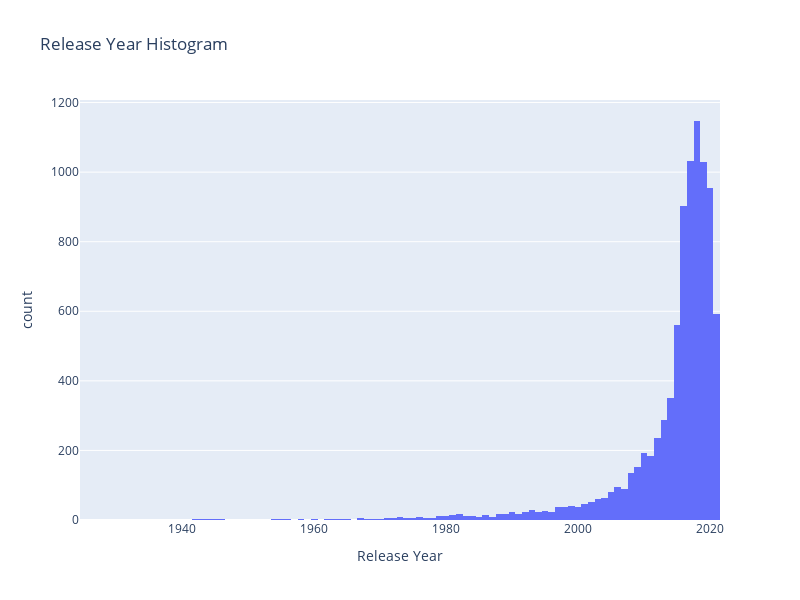

Notebook code cell kept with this figure:
### Code cell
# Create a histogram of the release_year column (plotly)
px.histogram(dataset, x="release_year", title="Release Year Histogram", labels={"release_year": "Release Year"}, height=600, width=800)

### Figure 1 — Plotly figure (JSON) as saved in the notebook; plotly's stock layout.template omitted (floating-point values rounded to 4 significant figures; data arrays with more than 128 entries replaced by an {"elided": "..."} marker saying what was removed)
{"data": [{"alignmentgroup": "True", "bingroup": "x", "hovertemplate": "Release Year=%{x}<br>count=%{y}<extra></extra>", "legendgroup": "", "marker": {"color": "#636efa", "pattern": {"shape": ""}}, "name": "", "offsetgroup": "", "orientation": "v", "showlegend": false, "type": "histogram", "x": {"elided": "8807 int values"}, "xaxis": "x", "yaxis": "y"}], "layout": {"barmode": "relative", "height": 600, "legend": {"tracegroupgap": 0}, "title": {"text": "Release Year Histogram"}, "width": 800, "xaxis": {"anchor": "y", "domain": [0, 1], "title": {"text": "Release Year"}}, "yaxis": {"anchor": "x", "domain": [0, 1], "title": {"text": "count"}}}}
